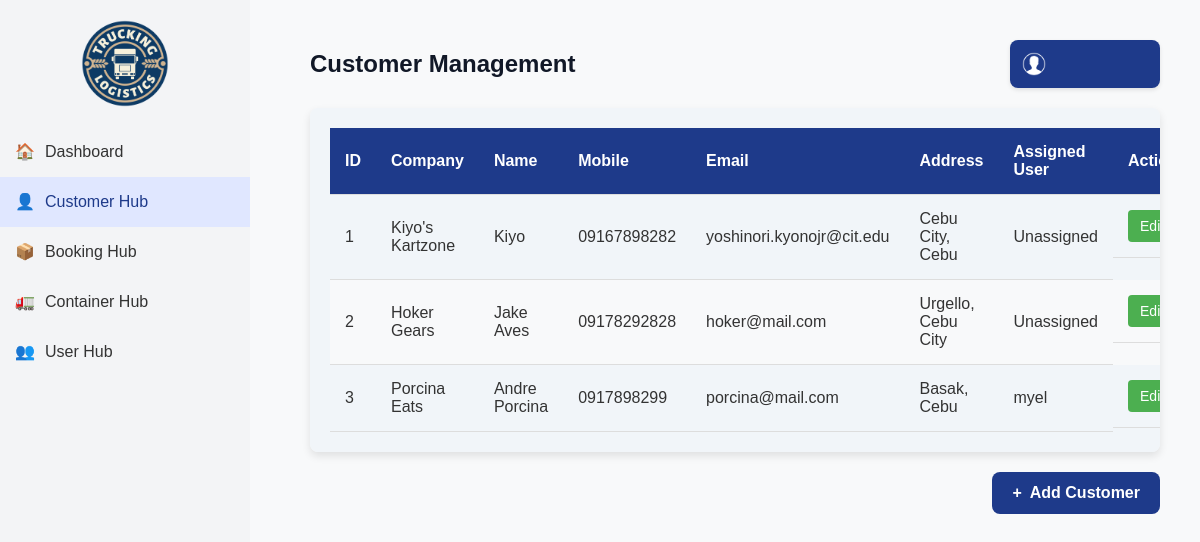
The app's page /customers/ with its own data.
### myapp/models.py (models this page shows, shortened)
class Customer(models.Model):
    customer_id = models.AutoField(primary_key=True)
    name = models.CharField(max_length=100)
    contact_number = models.CharField(max_length=15)
    email = models.EmailField(max_length=100)
    address = models.TextField()
    company_name = models.CharField(max_length=100)
    assigned_user = models.ForeignKey(
            settings.AUTH_USER_MODEL,
            on_delete=models.SET_NULL,
            null=True,
            blank=True,
            related_name='assigned_customers'
    )
    assigned_user = models.ForeignKey(
            settings.AUTH_USER_MODEL,
            on_delete=models.SET_NULL,
            null=True,
            blank=True,
            related_name='assigned_customers'
    )

class CustomUser(AbstractUser):
    ROLE_CHOICES = [
        ('customer', 'Customer'),
        ('office', 'Office'),
        ('driver', 'Driver'),
    ]
    role = models.CharField(max_length=20, choices=ROLE_CHOICES, default='customer')

### myapp/views.py (the view)
# urls.py: path('customers/', views.customer_list, name='customer_list'),
def customer_list(request):
    customers = Customer.objects.all()
    return render(request, 'customers/customer_list.html', {'customers': customers})

### myapp/templates/customers/customer_list.html (shortened to what this page needs)
{% load static %}
<!DOCTYPE html>
<html lang="en">
<head>
</head>
<body>
{% include 'includes/sidebar.html' %}
<div class="content">
    <div class="header">
        <h1>Customer Management</h1>
        <div class="profile-menu">
            <button class="profile-button">
                <span class="profile-icon"></span>
            </button>
        </div>
    </div>
    <div class="table-container">
        <table>
            <thead>
            <tr>
                <th>ID</th>
                <th>Company</th>
                <th>Name</th>
                <th>Mobile</th>
                <th>Email</th>
                <th>Address</th>
                <th>Assigned User</th>
                <th>Actions</th>
            </tr>
            </thead>
            <tbody>
            {% for customer in customers %}
            <tr>
                <td>{{ customer.customer_id }}</td>
                <td>{{ customer.company_name }}</td>
                <td>{{ customer.name }}</td>
                <td>{{ customer.contact_number }}</td>
                <td>{{ customer.email }}</td>
                <td>{{ customer.address }}</td>
                <td>
                    {% if customer.assigned_user %}
                    {{ customer.assigned_user.username }}
                    {% else %}
                    Unassigned
                    {% endif %}
                </td>
                <td class="actions">
                    <a href="{% url 'customer_update' customer.pk %}" class="btn-edit">Edit</a>
                </td>
            </tr>
            {% endfor %}
            </tbody>
        </table>
    </div>
    <div class="add-button-container">
        <a href="{% url 'customer_create' %}" class="add-button">
            <span>+</span> Add Customer
        </a>
    </div>
</div>
</body>
</html>

### records on screen
Customer: customer_id "1", company_name "Kiyo's Kartzone", name "Kiyo", contact_number "09167898282", email "yoshinori.kyonojr@cit.edu", address "Cebu City, Cebu", shows "Unassigned"
Customer: customer_id "2", company_name "Hoker Gears", name "Jake Aves", contact_number "09178292828", email "hoker@mail.com", address "Urgello, Cebu City", shows "Unassigned"
Customer: customer_id "3", company_name "Porcina Eats", name "Andre Porcina", contact_number "0917898299", email "porcina@mail.com", address "Basak, Cebu", assigned_user.username "myel"
